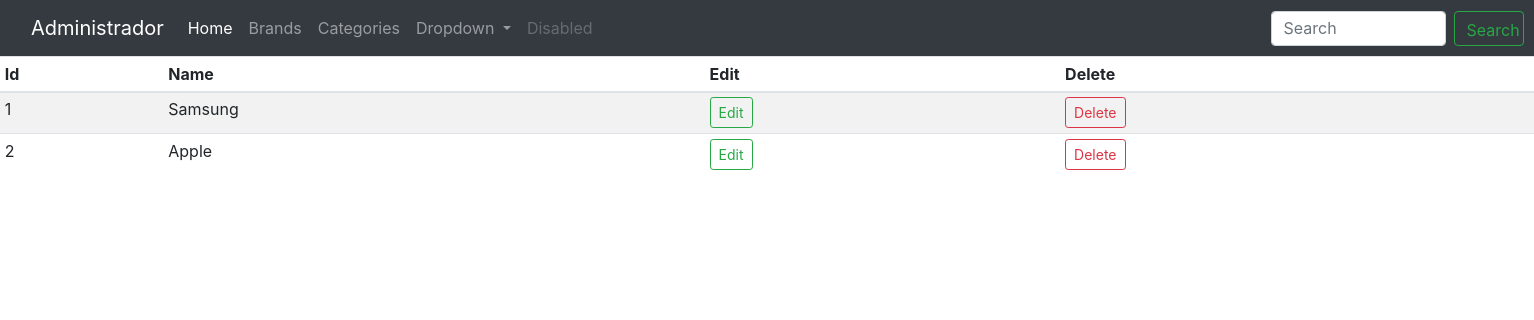
The page /brands (signed in) on the database as committed earlier.
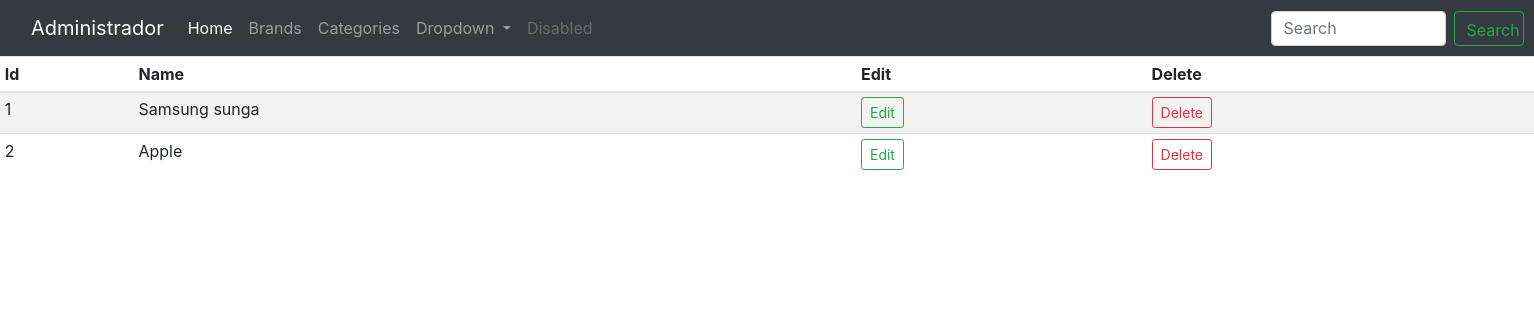
The same page on the database as committed later.
### shop/products/models.py (models this page shows)
class Brand(db.Model):
    id = db.Column(db.Integer, primary_key=True)
    name = db.Column(db.String(30), nullable=False, unique=True)

### shop/admin/routes.py (the view)
@app.route('/brands')
def brands():
    if 'email' not in session:
        flash(f'Please login first', 'danger')
        return redirect(url_for('login'))
    brands = Brand.query.order_by(Brand.id.desc()).all()
    return render_template('admin/brand.html', title='Brands page', brands=brands)

### shop/templates/admin/brand.html (shortened to what this page needs)
{% extends 'layout.html' %}
{% block content %}
<div class="conteiner">
    <nav class="navbar navbar-expand-lg navbar-dark bg-dark">
        <div class="container-fluid">
          <a class="navbar-brand" href="/admin">Administrador</a>
          <div class="collapse navbar-collapse" id="navbarSupportedContent">
            <ul class="navbar-nav me-auto mb-2 mb-lg-0">
              <li class="nav-item">
                <a class="nav-link active" aria-current="page" href="/admin">Home</a>
              </li>
              <li class="nav-item">
                <a class="nav-link" href="/brands">Brands</a>
              </li>
              <li class="nav-item">
                <a class="nav-link" href="/category">Categories</a>
              </li>
              <li class="nav-item dropdown">
                <a class="nav-link dropdown-toggle" href="#" role="button" data-bs-toggle="dropdown" aria-expanded="false">
                  Dropdown
                </a>
              </li>
              <li class="nav-item">
                <a class="nav-link disabled">Disabled</a>
              </li>
            </ul>
            <form class="d-flex" role="search" style="margin-left: 670px;" >
              <input class="form-control me-2" type="search" placeholder="Search" aria-label="Search" style="width: 175px; height: 35px;" >
              <button class="btn btn-outline-success" type="submit" style="margin-left: 8px; width: 70px; height: 35px;">Search</button>
            </form>
          </div>
        </div>
      </nav>
</div>
<div class="conteiner">
    <table class="table table-sm table-striped">
        <thead>
            <th>Id</th>
            <th>Name</th>
            <th>Edit</th>
            <th>Delete</th>
        </thead>
        <tbody>
            {% if brands %}
            {% for brand in brands %}
            <tr>
                <td>{{loop.index}}</td>
                <td>{{brand.name}}</td>
                <td><a href="{{url_for('updatebrand', id=brand.id)}}" class="btn btn-sm btn-outline-success">Edit</a></td>
                <td><a href="" class="btn btn-sm btn-outline-danger">Delete</a></td>
            </tr>
            {% endfor %}
            {% endif %}
        </tbody>
    </table>
</div>
{% endblock content %}

### shop/templates/layout.html (shortened to what this page needs)
 <!doctype html>
<html lang="en">
  <head>
    <link rel="stylesheet" href="{{ url_for('static', filename='css/bootstrap.min.css')}}">
  </head>
  <body>
{% block content %}
{% endblock content %}
  </body>
</html>

Rows that differ between the two databases and show on the page:
changed Brand: name "Samsung" → "Samsung sunga"
